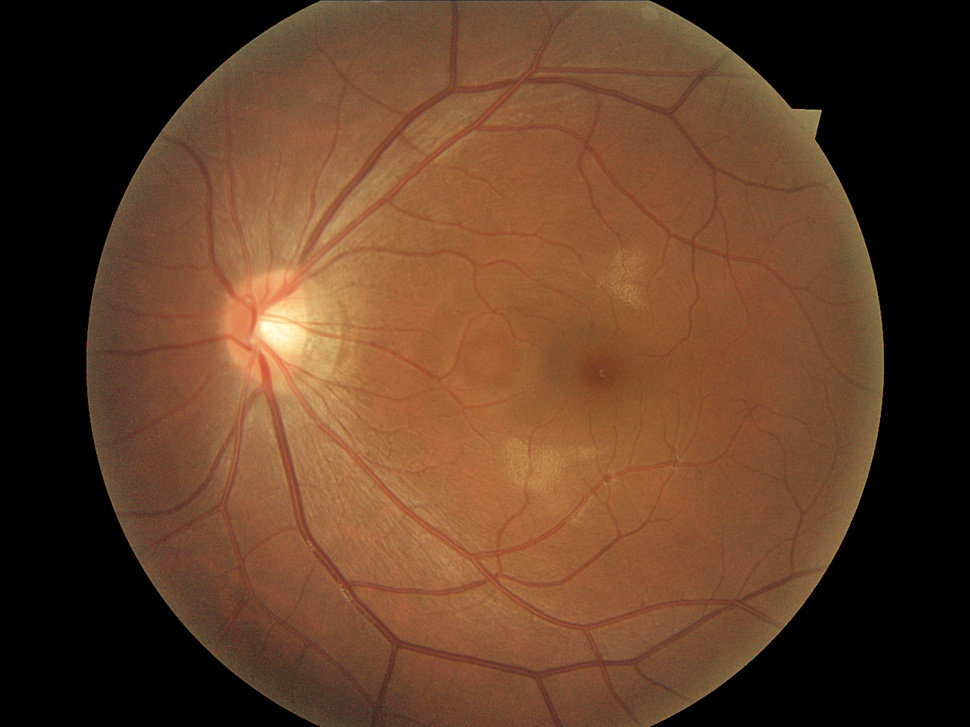
#> input picture python/test.jpg, 970 x 727 px, shrunk from 2592 x 1944 before the run
$ python skimage_test.py   (Python 2 division)
#> lines starting #> are read from the running program, lines starting #| are printed output that depends on the picture

import numpy as np
import os
from skimage import io

imgfile = 'test.jpg'
img = io.imread(imgfile)
#> img is the input picture: shape (727, 970, 3); mean R, G, B 95.8, 61.8, 39.4
print img.shape
#| (727, 970, 3)
io.imsave('1.png', img[:,:,0])
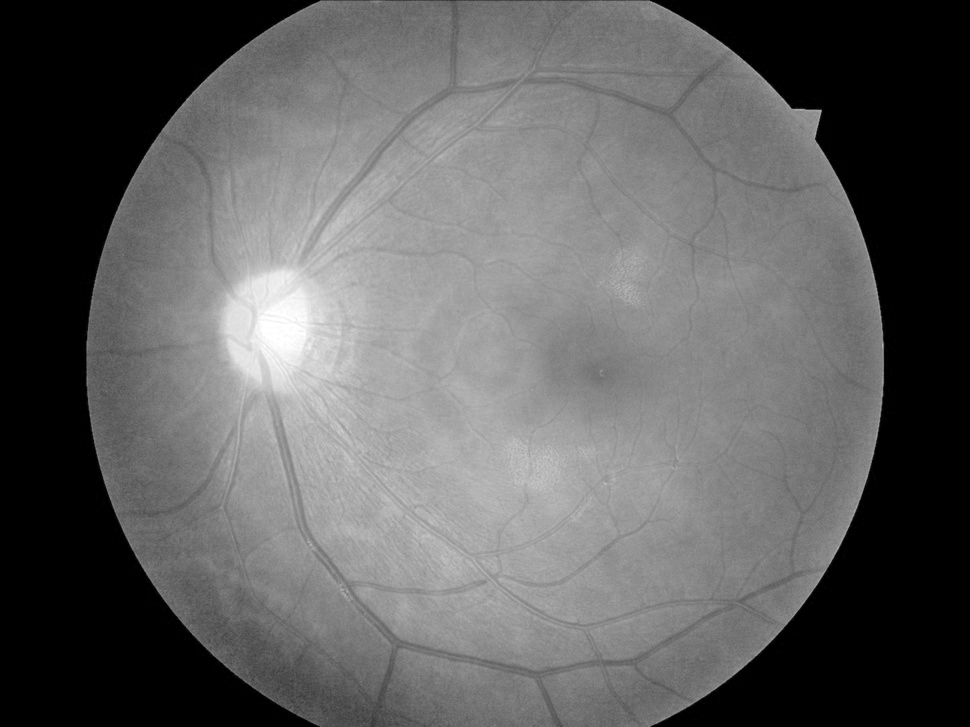
#> saved as 1.png: shape (727, 970); min 0, max 255, mean 95.8
io.imsave('2.png', img[:,:,1])
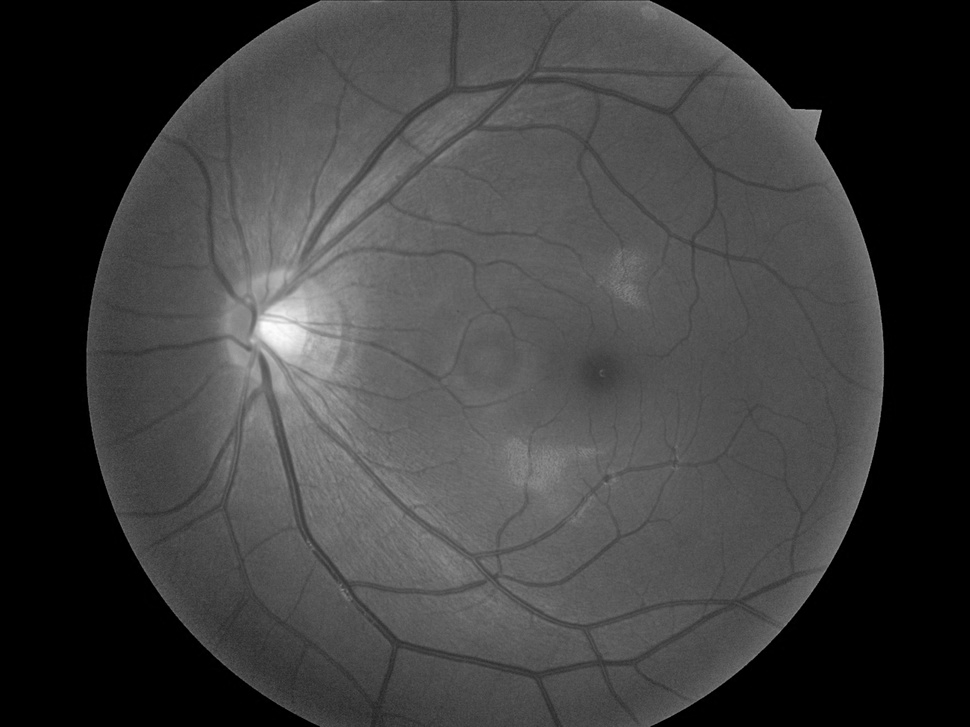
#> saved as 2.png: shape (727, 970); min 0, max 252, mean 61.8
io.imsave('3.png', img[:,:,2])
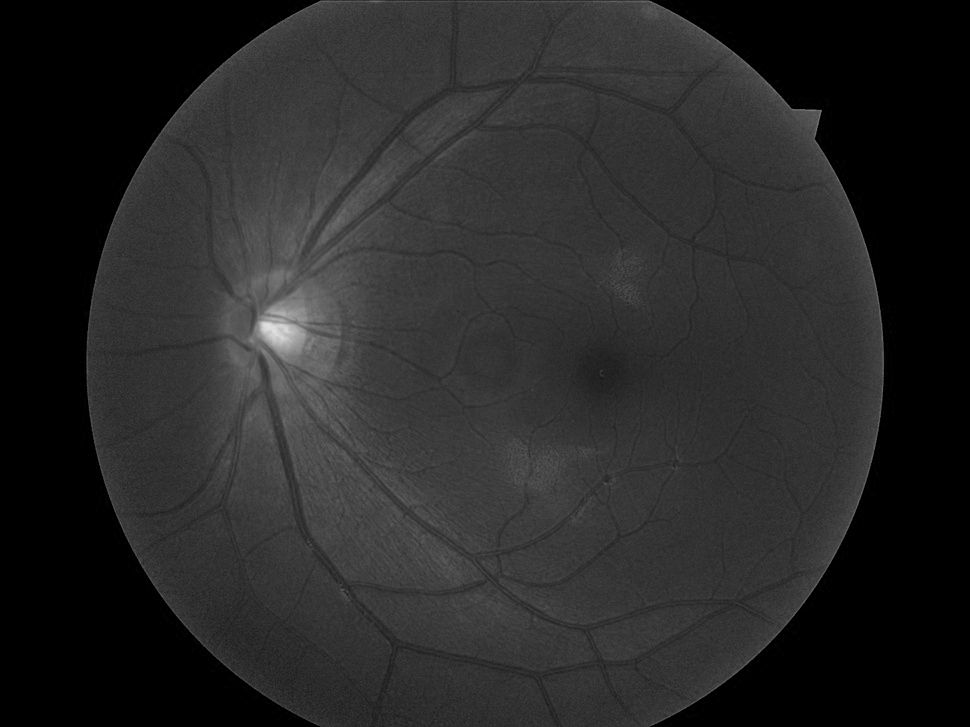
#> saved as 3.png: shape (727, 970); min 0, max 225, mean 39.4
